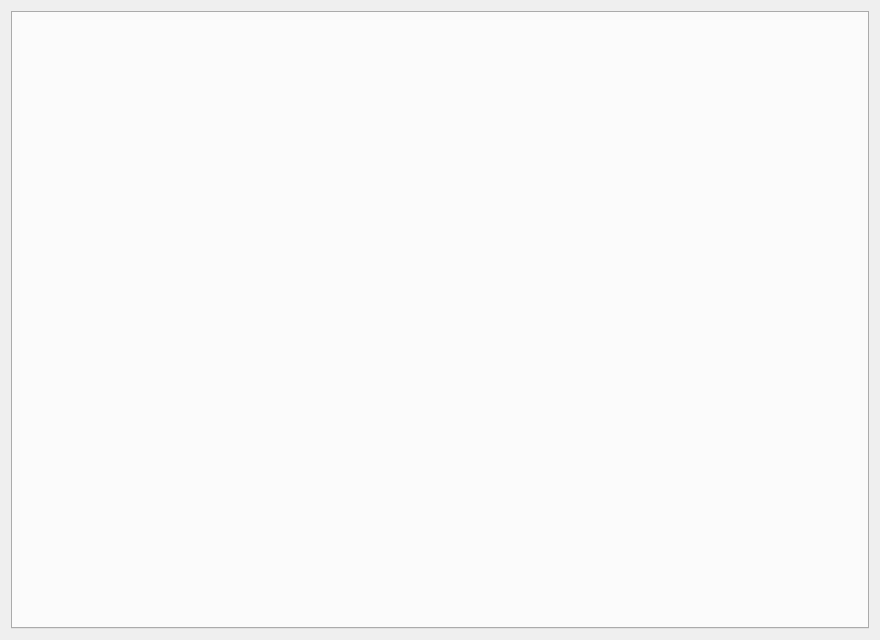
<?xml version="1.0" encoding="UTF-8"?>
<ui version="4.0">
 <class>ResultDialog</class>
 <widget class="QDialog" name="ResultDialog">
  <property name="geometry">
   <rect>
    <x>0</x>
    <y>0</y>
    <width>880</width>
    <height>640</height>
   </rect>
  </property>
  <property name="windowTitle">
   <string>Result of analysis</string>
  </property>
  <property name="windowIcon">
   <iconset resource="../../mainresources.qrc">
    <normaloff>:/icons/heart.ico</normaloff>:/icons/heart.ico</iconset>
  </property>
  <layout class="QVBoxLayout" name="verticalLayout">
   <item>
    <widget class="QTabWidget" name="tabWidget"/>
   </item>
  </layout>
 </widget>
 <resources>
  <include location="../../mainresources.qrc"/>
 </resources>
 <connections/>
</ui>
